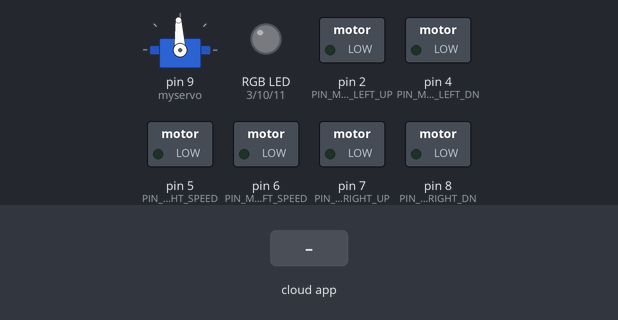
Simulated run of this sketch. Board: Arduino Uno, built with avr-gcc and run on an emulated ATmega328P. On the bench: servo, switched loads named in the sketch (green lamp = pin HIGH), an RGB LED mixed from three pins (HIGH = lit). Inputs (shaded band) come from the test bench. Dim RGB values are drawn brighter than linear; the RemoteXY app is connected.

Above: at 1.2 s.
1.3 s: the phone or cloud app sets rgb_1_r to 64
At 2.6 s:
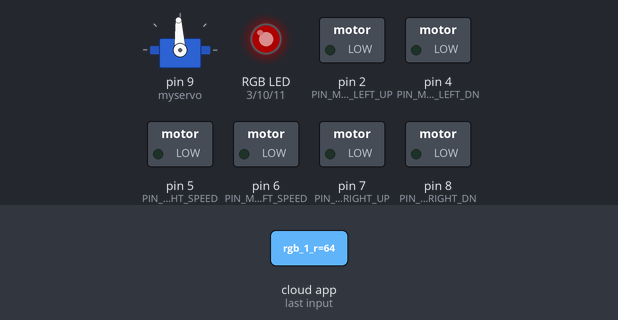
3.1 s: the phone or cloud app sets rgb_1_g to 64
At 4.6 s:
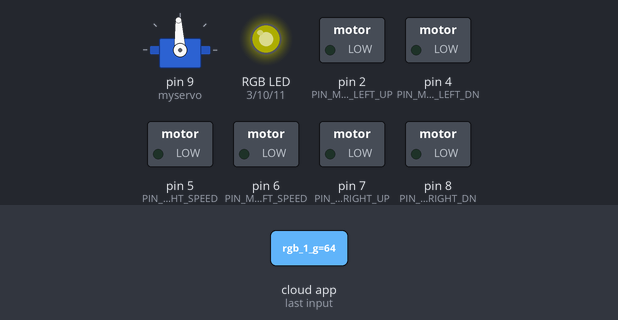
4.9 s: the phone or cloud app sets rgb_1_b to 128
At 5.8 s:
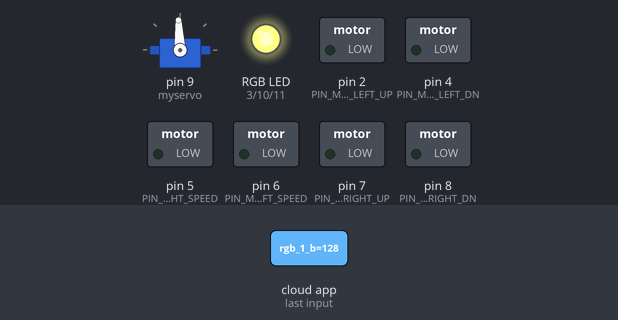
Timing chart, 0 to 5.4 s (numbered marks = the images above; inputs shaded):
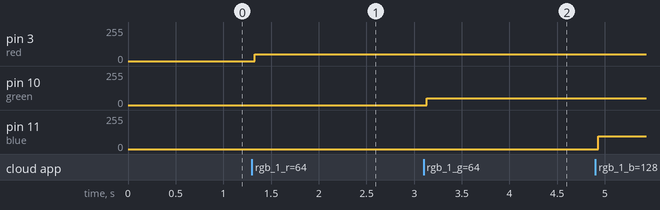

Measured:
- after the input at 1.3 s, pin 3 (red): 0/255 → 50/255 at once
- after the input at 3.1 s, pin 3 (red): stays 50/255 (without the input it goes to 64/255 after 1.0 s); pin 10 (green): 0/255 → 50/255 at once

The sketch:

car.ino
```cpp
#define REMOTEXY_MODE__HARDSERIAL
#include <RemoteXY.h>
#define REMOTEXY_SERIAL Serial
#define REMOTEXY_SERIAL_SPEED 9600
#pragma pack(push, 1)
uint8_t RemoteXY_CONF[] =
{ 255, 6, 0, 0, 0, 28, 0, 14, 31, 0,
  6, 0, 84, 15, 31, 31, 2, 26, 5, 52,
  -13, 9, 47, 47, 2, 26, 31, 4, 0, 51,
  4, 9, 56, 2, 26
};
struct {
  uint8_t rgb_1_r; // =0..255 Red color value
  uint8_t rgb_1_g; // =0..255 Green color value
  uint8_t rgb_1_b; // =0..255 Blue color value
  int8_t joystick_1_x; // =-100..100 x-coordinate joystick position
  int8_t joystick_1_y; // =-100..100 y-coordinate joystick position
  unsigned char slider_1; /* =0..100 slider position */
  uint8_t connect_flag;  // =1 if wire connected, else =0
} RemoteXY;
#pragma pack(pop)
#define red 3
#define green 10
#define blue 11
#define PIN_MOTOR_RIGHT_UP 7
#define PIN_MOTOR_RIGHT_DN 8
#define PIN_MOTOR_RIGHT_SPEED 5

#define PIN_MOTOR_LEFT_UP 2
#define PIN_MOTOR_LEFT_DN 4
#define PIN_MOTOR_LEFT_SPEED 6

unsigned char RightMotor[3] =
{PIN_MOTOR_RIGHT_UP, PIN_MOTOR_RIGHT_DN, PIN_MOTOR_RIGHT_SPEED};
unsigned char LeftMotor[3] =
{PIN_MOTOR_LEFT_UP, PIN_MOTOR_LEFT_DN, PIN_MOTOR_LEFT_SPEED};
void Wheel (unsigned char * motor, int v)
{
  if (v > 100) v = 100;
  if (v < -100) v = -100;

  if (v > 0) {
    digitalWrite(motor[0], HIGH);
    digitalWrite(motor[1], LOW);
    analogWrite(motor[2], v * 2.55);
  }
  else if (v < 0) {
    digitalWrite(motor[0], LOW);
    digitalWrite(motor[1], HIGH);
    analogWrite(motor[2], (-v) * 2.55);
  }
  else {
    digitalWrite(motor[0], LOW);
    digitalWrite(motor[1], LOW);
    analogWrite(motor[2], 0);
  }
}
#include <Servo.h>
Servo myservo;

void setup()
{
  RemoteXY_Init ();
  myservo.attach(9);
  RemoteXY.slider_1 = 50;
  pinMode (PIN_MOTOR_RIGHT_UP, OUTPUT);
  pinMode (PIN_MOTOR_RIGHT_DN, OUTPUT);
  pinMode (PIN_MOTOR_LEFT_UP, OUTPUT);
  pinMode (PIN_MOTOR_LEFT_DN, OUTPUT);


}
void loop()
{
  RemoteXY_Handler ();
  Wheel (RightMotor, RemoteXY.joystick_1_y - RemoteXY.joystick_1_x);
  Wheel (LeftMotor, RemoteXY.joystick_1_y + RemoteXY.joystick_1_x);
  analogWrite(blue, 255);
  analogWrite(green, 255);
  analogWrite(red, 255);
  analogWrite(blue, RemoteXY.rgb_1_b);
  analogWrite(green, RemoteXY.rgb_1_g);
  analogWrite(red, RemoteXY.rgb_1_r);
  int ms = RemoteXY.slider_1 * 20 + 500;
  myservo.writeMicroseconds(ms);

}
```
